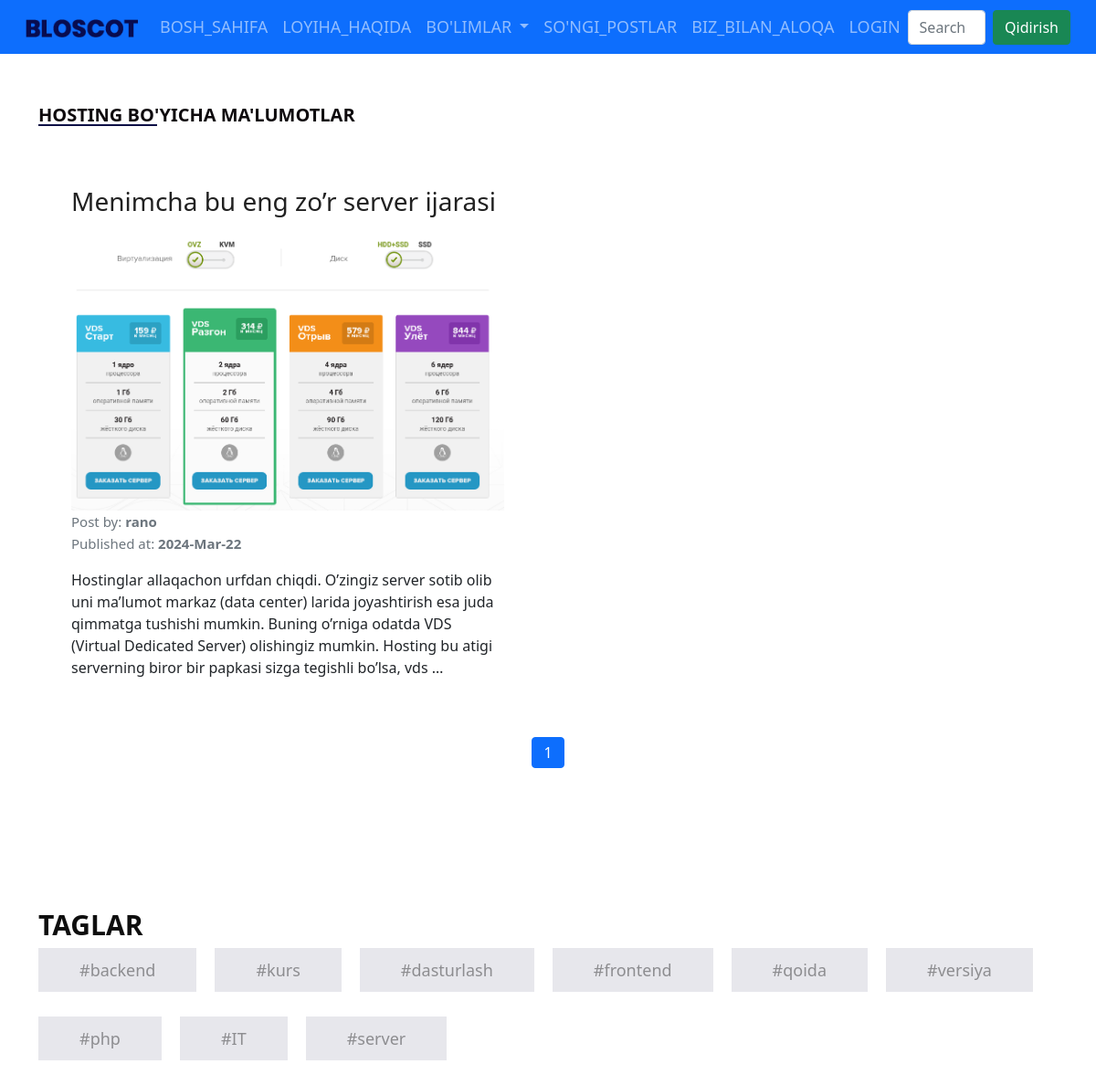
Screenshot of /posts/hosting/ with the database file from the repository.
### posts/models.py (models this page shows, shortened)
class Posts(models.Model):
    class Status(models.TextChoices):
        Draft = "DF", "Draft"
        Published = "PB", "Published"
    title = models.CharField(max_length=100)
    author = models.ForeignKey(CustomUser, on_delete=models.CASCADE)
    text = models.TextField()
    image = models.ImageField(upload_to='posts/images/')
    category = models.ForeignKey(Category,
                                 on_delete=models.CASCADE
                                 )
    published_at = models.DateTimeField(default=timezone.now)
    created_at = models.DateTimeField(auto_now_add=True)
    updated_at = models.DateTimeField(auto_now=True)
    status = models.CharField(
                                max_length=2,
                                choices=Status.choices,
                                default=Status.Draft,
                              )
    recommended = models.BooleanField(default=False)
    tags = TaggableManager()
    objects = models.Manager()
    published = PublishedManager()
    class Meta:
        ordering = ["-published_at"]

### users/models.py (models this page shows)
class CustomUser(AbstractUser):
    photo = models.ImageField(upload_to='users/images/', default='default_profile_pic.png')

### posts/views.py (the view)
# urls.py: path('hosting/', HostingView.as_view(), name='hosting'),
class HostingView(View):
    def get(self, request):
        posts = Posts.objects.filter(category__name='Hosting').order_by('-published_at')
        page_obj = pagination(request, posts)
        return render(request, 'blog/hosting.html', {'page_obj': page_obj})

### posts/context_processor.py (called while the page is built)
def category(request):
    categories = Category.objects.all()
    context = {
        'categories': categories
    }
    return context

def post_tags(request):
    posts = Posts.published.prefetch_related('tags').all()
    tags = Tag.objects.all()
    context = {
        'posts': posts,
        'tags': tags
    }
    return context

### posts/models.py (called while the page is built)
    def get_queryset(self):
        return super().get_queryset().filter(status=Posts.Status.Published)

### posts/views.py (called while the page is built)
def pagination(request, objects):
    page_size = request.GET.get('page_size', 4)
    paginator = Paginator(objects, page_size)
    page_num = request.GET.get('page', 1)
    page_obj = paginator.get_page(page_num)
    return page_obj

### templates/blog/hosting.html (shortened to what this page needs)
{% extends 'blog/base.html' %}
{% load static %}
{% block content %}
         <h1 class="recent_taital">Hosting bo'yicha ma'lumotlar</h1>
         <div class="row">
              {% for post in page_obj.object_list %}
            <div class="col-lg-6 col-sm-12 p-5">
                <h3><a href="{% url 'post_detail' post.id %}">{{ post.title }}</a> </h3>
               <div class="about_img"><img src="{{ post.image.url }}"></div>
               <p class="text-secondary m-0">Post by: <span class="fw-bold">{{ post.author.username }}</span> </p>
                <p class="text-secondary m-0">Published at: <span class="fw-bold">{{ post.published_at  | date:"Y-M-d" }}</span> </p>
               <p class="mx-0 my-3 fs-6">{{ post.text | truncatewords:40 }}</p>
            </div>
             {% endfor %}
         </div>
       <nav aria-label="...">
             <ul class="pagination justify-content-center">
                   <li class="page-item active" aria-current="page">
                     <a class="page-link" href="#">{{ page_obj.number }}</a>
                   </li>
             </ul>
            </nav>
{% endblock %}

### templates/blog/base.html (shortened to what this page needs)
<!DOCTYPE html>
{% load static %}
{% url 'home_page' as home_page_url %}
{% url 'about_page' as about_page_url %}
{% url 'latest_posts' as latest_posts_url %}
{% url 'contact_page' as contact_page_url %}
{% url 'login' as user_login_url %}
{% url 'logout' as user_logout_url %}
{% url 'profile' as user_profile_url %}
{% url 'profile_edit' as profile_edit_url %}
{% url 'create_post' as create_post_url %}
{% url 'my_posts' as my_posts_url %}
<html lang="en">
<head>
        <link rel="stylesheet" type="text/css" href="{% static 'css/main.css' %}">
      <link rel="stylesheet" type="text/css" href="{% static 'css/bootstrap.min.css' %}">
      <link rel="stylesheet" type="text/css" href="{% static 'css/style.css' %}">
      <link rel="stylesheet" href="{% static 'css/responsive.css' %}">
      <link rel="stylesheet" href="{% static 'css/jquery.mCustomScrollbar.min.css' %}">
      <link rel="stylesheet" href="https://netdna.bootstrapcdn.com/font-awesome/4.0.3/css/font-awesome.css">
      <link rel="stylesheet" href="{% static 'css/owl.carousel.min.css' %}">
      <link rel="stylesheet" href="https://cdnjs.cloudflare.com/ajax/libs/fancybox/2.1.5/jquery.fancybox.min.css" media="screen">
      <link href="https://cdn.jsdelivr.net/npm/bootstrap@5.0.2/dist/css/bootstrap.min.css" rel="stylesheet">
      <link rel="stylesheet" href="https://cdn.jsdelivr.net/npm/bootstrap-icons@1.11.3/font/bootstrap-icons.min.css">
</head>
<body>
    <nav class="navbar navbar-expand-lg navbar-dark bg-primary fixed-top">
      <div class="container-fluid">
        <a class="navbar-brand" href="{% url 'home_page' %}"><img src="{% static 'images/logo.png' %}"></a>
        <div class="collapse navbar-collapse">
          <ul class="navbar-nav me-auto mb-2 mb-lg-0">
            <li class="nav-item">
              <a class="nav-link {% if request.path == home_page_url %} active {% endif %}" aria-current="page" href="{% url 'home_page' %}">Bosh_sahifa</a>
            </li>
            <li class="nav-item">
              <a class="nav-link {% if request.path == about_page_url %} active {% endif %}" href="{% url 'about_page' %}">Loyiha_haqida</a>
            </li>
            <li class="nav-item dropdown">
              <a class="nav-link dropdown-toggle" href="#" id="navbarDropdown" role="button" data-bs-toggle="dropdown" aria-expanded="false">
                Bo'limlar
              </a>
            </li>
            <li class="nav-item">
              <a class="nav-link {% if request.path == latest_posts_url %} active {% endif %}" href="{{latest_posts_url}}">So'ngi_postlar</a>
           </li>
           <li class="nav-item">
              <a class="nav-link {% if request.path == contact_page_url %} active {% endif %}" href="{% url 'contact_page' %}">Biz_bilan_aloqa</a>
           </li>
           {% if request.user.is_authenticated %}
                <li class="nav-item dropdown">
                  <a class="nav-link dropdown-toggle {% if request.path == user_profile_url or request.path == profile_edit_url %} active {% endif %}" href="user_profile_url" role="button" data-bs-toggle="dropdown" aria-expanded="false">
                      {{ request.user.username }}
                  </a>
                  <ul class="dropdown-menu" aria-labelledby="navbarDropdown">
                      <li><a class="dropdown-item {% if request.path == user_profile_url %} active {% endif %}" href="{{user_profile_url}}">Profile</a></li>
                      <li><a class="dropdown-item {% if request.path == my_posts_url %} active {% endif %}" href="{{my_posts_url}}">Postlarim</a></li>
                      <li><a class="dropdown-item {% if request.path == create_post_url %} active {% endif %}" href="{{create_post_url}}">Yangi post</a></li>
                      <li><hr class="dropdown-divider"></li>
                      <li><a class="dropdown-item" href="{{user_logout_url}}">Logout</a></li>
                  </ul>
                </li>
            {% else %}
                <li class="nav-item">
                  <a class="nav-link {% if request.path == user_login_url %} active {% endif %}" aria-current="page" href="{{user_login_url}}">Login</a>
                </li>
            {% endif %}
          </ul>
          <form class="d-flex" action="{% url 'search_result' %}" method="get">
            <input class="form-control me-2" type="search" placeholder="Search" aria-label="Search" name="q">
            <button class="btn btn-success" type="submit">Qidirish</button>
          </form>
        </div>
      </div>
    </nav>
<div class="about_section layout_padding mb-5">
      <div class="container">
            {% block content %}
            {% endblock %}
      </div>
</div>
<div class="tag_section layout_padding">
  <div class="container">
     <h1 class="tag_taital">Taglar</h1>
     <div class="tag_bt">
        <ul>
            {% for tag in tags %}
                <li class="mb-5"><a href="{% url 'tagged' tag.slug %}">#{{ tag }}</a></li>
            {% endfor %}
        </ul>
     </div>
  </div>
</div>
</body>
</html>

### static/css/style.css (style rules this page uses)
* { box-sizing: border-box !important; transition: ease all 0.5s; }
html { scroll-behavior: smooth; }
body { color: #666666; font-size: 14px; font-family: Poppins; line-height: 1.80857; font-weight: normal; overflow-x: hidden; }
a { color: #1f1f1f; text-decoration: none !important; outline: none !important; -webkit-transition: all .3s ease-in-out; -moz-transition: all .3s ease-in-out; -ms-transition: all .3s ease-in-out; -o-transition: all .3s ease-in-out; transition: all .3s ease-in-out; }
h1, h2, h3, h4, h5, h6 { letter-spacing: 0; font-weight: normal; position: relative; padding: 0 0 10px 0; font-weight: normal; line-height: normal; color: #111111; margin: 0 }
h1 { font-size: 24px }
h3 { font-size: 18px }
*, *::after, *::before { -webkit-box-sizing: border-box; -moz-box-sizing: border-box; box-sizing: border-box; }
h1 a, h2 a, h3 a, h4 a, h5 a, h6 a { color: #212121; text-decoration: none!important; opacity: 1 }
ul, li, ol { margin: 0px; padding: 0px; list-style: none; }
p { margin: 20px; font-weight: 300; font-size: 15px; line-height: 24px; }
a { color: #222222; text-decoration: none; outline: none !important; }
a, .btn { text-decoration: none !important; outline: none !important; -webkit-transition: all .3s ease-in-out; -moz-transition: all .3s ease-in-out; -ms-transition: all .3s ease-in-out; -o-transition: all .3s ease-in-out; transition: all .3s ease-in-out; }
img { max-width: 100%; height: auto; }
button { border: 0; margin: 0; padding: 0; cursor: pointer; }
.layout_padding { padding-top: 90px; padding-bottom: 0px; }
.navbar-expand-lg .navbar-nav .nav-link { padding-right: 15px; padding-left: 15px; font-size: 18px; color: #f8f9fa; text-transform: uppercase; }
.about_section { width: 100%; float: left; padding-top: 90px; }
.about_img { width: 100%; float: left; }
.recent_taital { width: 100%; float: left; font-size: 20px; font-weight: bold; color: #0e0a0d; text-transform: uppercase; }
.recent_taital::after { content: ''; position: absolute; background-color: #0c1045; width: 130px; height: 2px; left: 0px; right: initial; margin: 0 auto; bottom: 10px; }
.tag_section { width: 100%; float: left; padding-bottom: 90px; }
.tag_taital { width: 100%; float: left; font-size: 30px; color: #0e0e0e; text-transform: uppercase; font-weight: bold; }
.tag_bt { width: 100%; float: left; }
.tag_bt ul { margin: 0px; padding: 0px; }
.tag_bt li { float: left; font-size: 18px; color: #8d8d90; background-color: #e7e7ec; margin-right: 20px; }
.tag_bt li a { color: #8d8d90; background-color: #e7e7ec; padding: 12px 45px; }

### rows the page displays
Posts: title "Menimcha bu eng zo’r server ijarasi", image (picture), author.username "rano", published_at "2024-Mar-22", text "Hostinglar allaqachon urfdan chiqdi. O’zingiz server sotib olib uni ma’lumot markaz (data center) larida joyashtirish esa juda qimmatga tushishi mumkin. Buning o’rniga odatda VDS (Virtual Dedicated Server) olishingiz mumkin. Hosting bu atigi serverning biror bir papkasi sizga tegishli bo’lsa, vds …"
Tag: name "backend"
Tag: name "kurs"
Tag: name "dasturlash"
Tag: name "frontend"
Tag: name "qoida"
Tag: name "versiya"
Tag: name "php"
Tag: name "IT"
Tag: name "server"

### other values shown
{{ page_obj.number }} "1"
